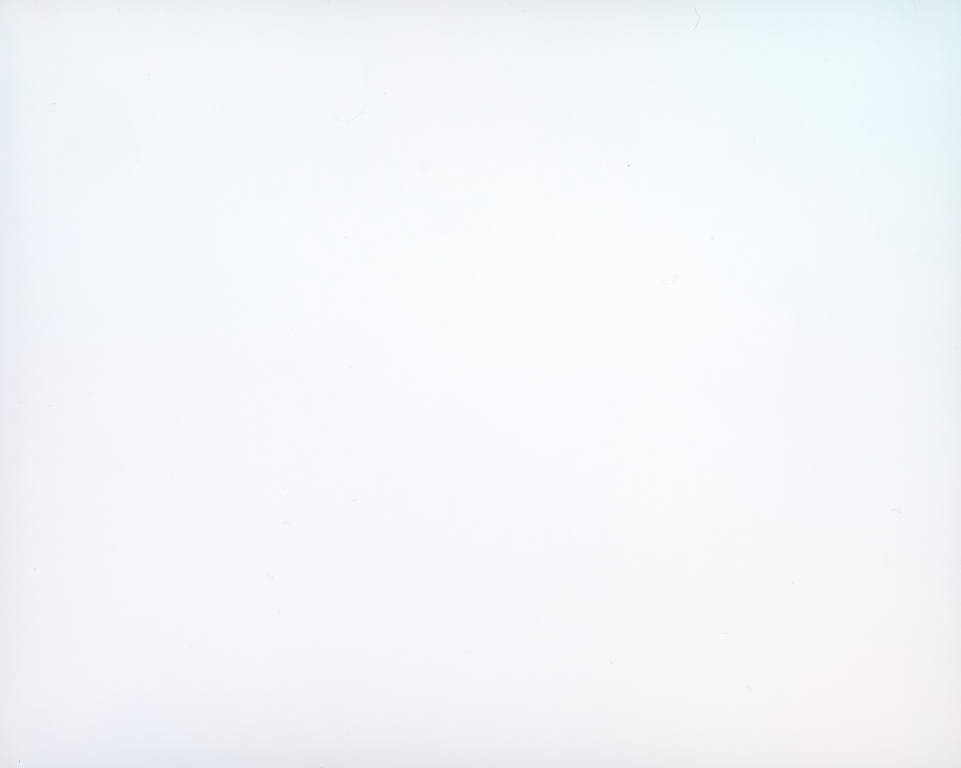
#> input picture data/big scanlight RGB combined.jpg, 3841 x 3072 px (shown at 1/4 size); its folder holds 4 pictures in this run
$ python plot_big.py
#> lines starting #> are read from the running program, lines starting #| are printed output that depends on the picture
import os
import numpy as np
from PIL import Image
import matplotlib.pyplot as plt
import matplotlib.patches as patches

target_size = (127, 102)  # width x height
crop_size_1 = (120, 95)
crop_size_2 = (84, 56)

luma_limit_upper = 1.0
luma_limit_lower = 0.8

chroma_limit_upper = 0.33+0.1
chroma_limit_lower = 0.33-0.1

colors = ['#cc0066', '#00a0d7']

def calculate_luminance(rgb_image):
    r, g, b = rgb_image[..., 0], rgb_image[..., 1], rgb_image[..., 2]
    #luma = 0.2126 * r + 0.7152 * g + 0.0722 * b
    luma = 0.3333 * r + 0.3333 * g + 0.3333 * b
    return luma / np.max(luma)

def calculate_chromaticity(rgb_image):
    rgb = rgb_image.astype(float)
    r, g, b = rgb[..., 0], rgb[..., 1], rgb[..., 2]
    total = r + g + b + 1e-10
    x = r / total
    y = g / total
    return x, y

def center_crop(image_np, crop_size):
    h, w = image_np.shape[:2]
    ch, cw = crop_size[1], crop_size[0]
    start_y = (h - ch) // 2
    start_x = (w - cw) // 2
    return image_np[start_y:start_y + ch, start_x:start_x + cw]

def cct_to_xy(T):
    """Approximate CIE 1931 xy chromaticity for a given color temperature T in Kelvin."""
    if T <= 4000:
        x = -0.2661239e9 / T**3 - 0.2343580e6 / T**2 + 0.8776956e3 / T + 0.179910
    else:
        x = -3.0258469e9 / T**3 + 2.1070379e6 / T**2 + 0.2226347e3 / T + 0.240390
    y = -1.1063814 * x**3 - 1.34811020 * x**2 + 2.18555832 * x - 0.20219683
    return x, y

def planckian_locus_xy(num_points=100):
    """Returns a list of (x, y) chromaticity coordinates along the Planckian locus."""
    # Approximate CIE 1931 xy from correlated color temperature (CCT)
    temps = np.linspace(1000, 20000, num_points)
    x_vals = []
    y_vals = []

    for T in temps:
        x, y = cct_to_xy(T)
        x_vals.append(x)
        y_vals.append(y)

    return x_vals, y_vals

def process_images_in_directory():
    output_dir = 'plots'
    os.makedirs(output_dir, exist_ok=True)

    plt.rcParams['font.family'] = 'sans-serif'  # or 'sans-serif', 'monospace', or a specific font name
    plt.rcParams['font.sans-serif'] = ['Barlow']  # Specify a list of fonts to try for 'serif' family\
    plt.rcParams['font.size'] = 12

    image_files = [f for f in os.listdir('.') if f.lower().endswith('.jpg')]

    for img_file in image_files:
        print(f"Processing: {img_file}")

        # Load and resize
        image = Image.open(img_file).convert('RGB')
#> image is the input picture: PIL image 3841x3072 RGB; mean R, G, B 243.9, 245.6, 249.4
        image = image.resize(target_size)
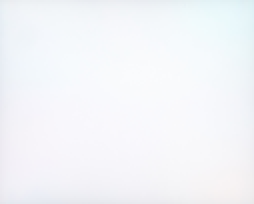
#> image: PIL image 127x102 RGB (shown 2 times larger); mean R, G, B 243.9, 245.6, 249.4
        image_np = np.array(image) / 255.0

        # Cropped regions
        crop1 = center_crop(image_np, crop_size_1)
        crop2 = center_crop(image_np, crop_size_2)
#> call 2 of center_crop, with crop_size = (84, 56)
#> in center_crop (call 2), `return image_np[start_y:start_y + ch, start_x:start_x + cw]`:
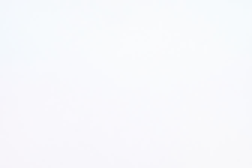
#> returned value: shape (56, 84, 3) float64 (shown 3 times larger); mean of channels 0, 1, 2 0.972, 0.975, 0.989; drawn as R, G, B

        lum_crop1 = calculate_luminance(crop1)
        cx1, cy1 = calculate_chromaticity(crop1)
#> in calculate_chromaticity, `total = r + g + b + 1e-10`:
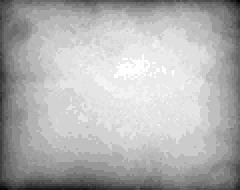
#> total: shape (95, 120) float64 (shown 2 times larger); min 2.8, max 2.96, mean 2.91; drawn with min black and max white

        lum_crop2 = calculate_luminance(crop2)
        cx2, cy2 = calculate_chromaticity(crop2)
#> in calculate_chromaticity (call 2), `total = r + g + b + 1e-10`:
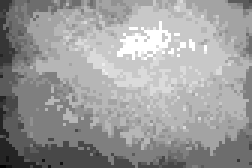
#> total: shape (56, 84) float64 (shown 3 times larger); min 2.9, max 2.96, mean 2.94; drawn with min black and max white

        # Set up figure: 1 row, 3 columns
        fig, axs = plt.subplots(1, 3, figsize=(15, 5))
        base_name = os.path.splitext(os.path.basename(img_file))[0]
        fig.suptitle(f'{base_name}', fontsize=20)

        # 1. RGB image (100x72mm)
        ax = axs[0]
        ax.imshow(image_np)
        ax.set_title('RGB Image')
        ax.axis('off')

        for size, color, label in zip([crop_size_1, crop_size_2], colors, ['120x95mm', '84x56mm']):
            rect_w, rect_h = size
            start_x = (target_size[0] - rect_w) // 2
            start_y = (target_size[1] - rect_h) // 2
            rect = patches.Rectangle((start_x, start_y), rect_w, rect_h,
                                     linewidth=2, edgecolor=color, facecolor='none', label=label)
            ax.add_patch(rect)
            ax.legend(fontsize=10, loc='upper center', bbox_to_anchor=(0.5, -0.02), ncol=2)

        # 2. Luminance (75x56)
        im1 = axs[1].imshow(lum_crop1, cmap='viridis', vmin=luma_limit_lower, vmax=luma_limit_upper)
        axs[1].set_title('Normalized Luminance (120x95mm)')
        axs[1].axis('off')
        fig.colorbar(im1, ax=axs[1], shrink=0.7)

        # 4. Luminance (36x24)
        im2 = axs[2].imshow(lum_crop2, cmap='viridis', vmin=luma_limit_lower, vmax=luma_limit_upper)
        axs[2].set_title('Normalized Luminance (84x56mm)')
        axs[2].axis('off')
        fig.colorbar(im2, ax=axs[2], shrink=0.7)

        # Luminance stats
        lum1_min = lum_crop1.min()
#> lum1_min = 0.947
        lum1_max = lum_crop1.max()
#> lum1_max = 1
        lum1_std = lum_crop1.std()
#> lum1_std = 0.0102

        lum2_min = lum_crop2.min()
#> lum2_min = 0.981
        lum2_max = lum_crop2.max()
#> lum2_max = 1
        lum2_std = lum_crop2.std()
#> lum2_std = 0.0034

        # Save figure
        save_path = os.path.join(output_dir, f"luminance_plot_{base_name}.png")
        plt.tight_layout()
        axs[1].text(s=f'range = {(lum1_max-lum1_min):.2f}, stdev = {lum1_std:.3f}', x=0.5, y=-0.08, fontsize=10, transform=axs[1].transAxes, ha='center', va='bottom')
        axs[2].text(s=f'range = {(lum2_max-lum2_min):.2f}, stdev = {lum2_std:.3f}', x=0.5, y=-0.08, fontsize=10, transform=axs[2].transAxes, ha='center', va='bottom')
        plt.savefig(save_path, dpi=150)
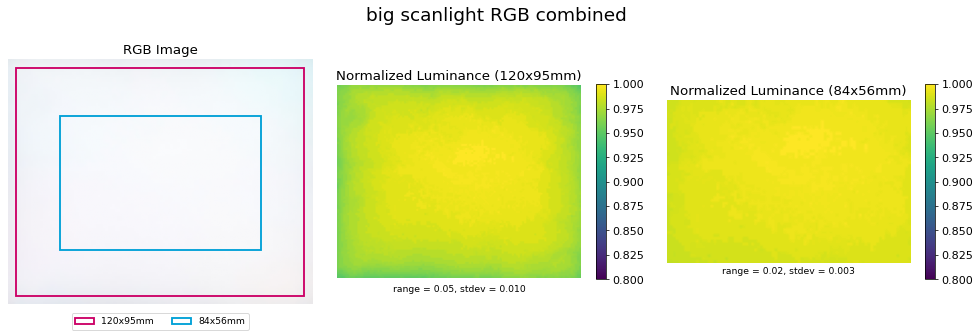
#> figure drawn by matplotlib, 5 panels
        plt.close()
        print(f"Saved analysis to: {save_path}")
#> pass 2 of the loop in process_images_in_directory, `for img_file in image_files:`:
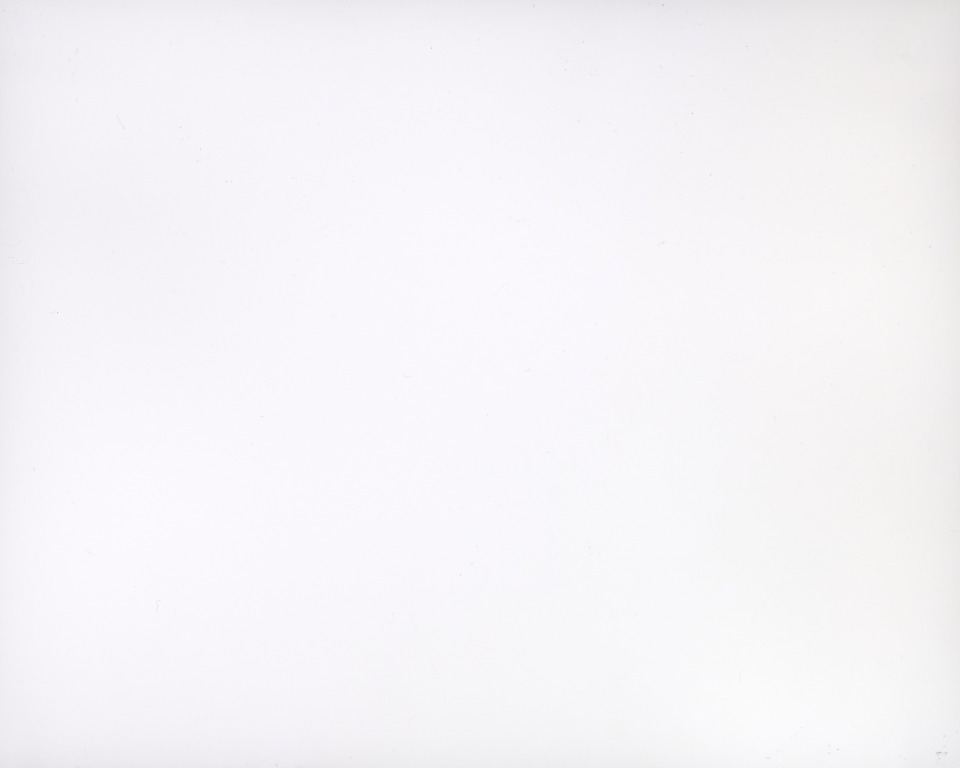
#> input picture data/big scanlight white.jpg, 3840 x 3072 px (shown at 1/4 size)
#> in process_images_in_directory, image is the input picture: PIL image 3840x3072 RGB; mean R, G, B 245.5, 244, 247.3
#> image: PIL image 127x102 RGB
#> r: shape (95, 120) float64
#> g: shape (95, 120) float64
#> b: shape (95, 120) float64
#> luma: shape (95, 120) float64
#> total: shape (95, 120) float64
#> x: shape (95, 120) float64
#> y: shape (95, 120) float64
#> r: shape (56, 84) float64
#> g: shape (56, 84) float64
#> b: shape (56, 84) float64
#> luma: shape (56, 84) float64
#> in calculate_chromaticity (call 4), `total = r + g + b + 1e-10`:
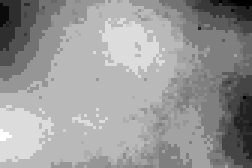
#> total: shape (56, 84) float64 (shown 3 times larger); min 2.87, max 2.96, mean 2.92; drawn with min black and max white
#> x: shape (56, 84) float64
#> y: shape (56, 84) float64
#> lum1_min = 0.919
#> lum1_std = 0.0119
#> lum2_min = 0.971
#> lum2_std = 0.00553
#> in process_images_in_directory, `plt.savefig(save_path, dpi=150)`:
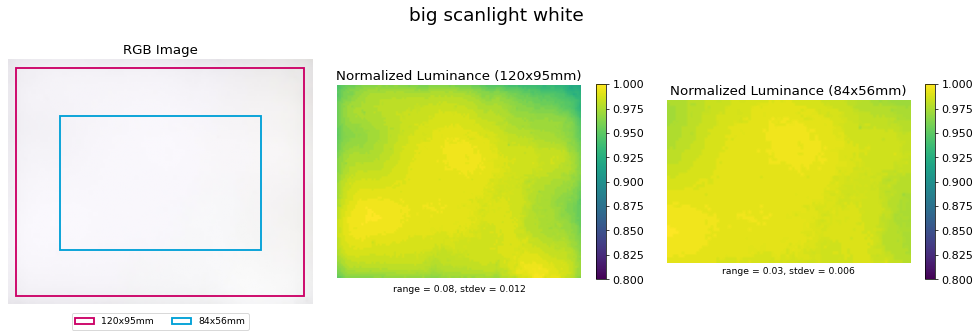
#> figure drawn by matplotlib, 5 panels

if __name__ == '__main__':
    process_images_in_directory()
